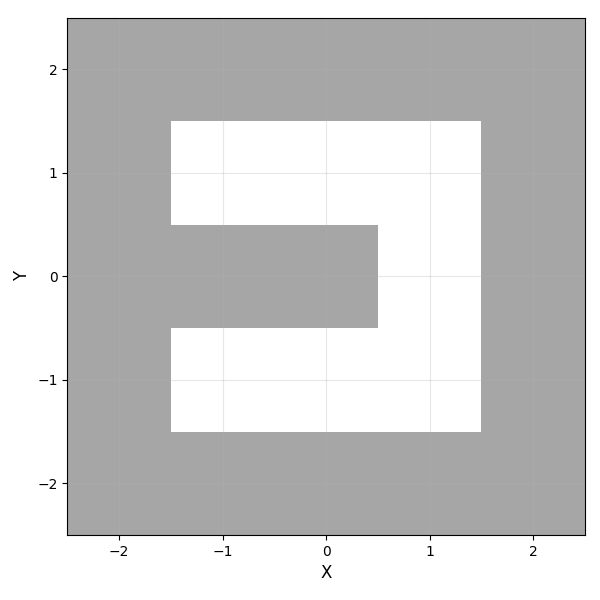

Write the Python code that produced this figure.
"""
Datasets from the U-Maze environment in Minari.
"""

import gymnasium as gym
import matplotlib.pyplot as plt
import minari
import mujoco
import numpy as np
import torch
from matplotlib.patches import Rectangle
from torch.utils.data import Dataset


class UMazeFlatDataset(Dataset):
    """
    Dataset for U-Maze (v2) with the flattened (position-only) state.
    Used to test Diffuser under the differential flatness assumption.
    """

    def __init__(self, horizon=32):
        self.horizon = horizon
        self.dataset = minari.load_dataset("D4RL/pointmaze/umaze-v2", download=True)

        self.trajectories = []
        for episode in self.dataset:
            obs = episode.observations
            if isinstance(obs, dict):
                obs = obs["observation"]
            self.trajectories.append(obs[:, :2])

        self.state_dim = 2
        all_data = np.concatenate(self.trajectories, axis=0)
        self.mean = all_data.mean(axis=0)
        self.std = all_data.std(axis=0) + 1e-8

        self.indices = []
        for traj_idx, trajectory in enumerate(self.trajectories):
            for t in range(len(trajectory) - horizon + 1):
                self.indices.append((traj_idx, t))

    def normalize(self, x: np.ndarray) -> np.ndarray:
        """Normalization for diffusion training."""
        return (x - self.mean) / self.std

    def denormalize(self, x: np.ndarray | torch.Tensor) -> np.ndarray:
        """Denormalization for diffusion sampling."""
        return x * self.std + self.mean

    def __len__(self):
        return len(self.indices)

    def __getitem__(self, idx) -> torch.Tensor:
        traj_idx, start_t = self.indices[idx]
        trajectory = self.trajectories[traj_idx][start_t : start_t + self.horizon]
        return torch.FloatTensor(self.normalize(trajectory))

    def show_env(self, save_file: str = ""):
        """Visualize the environment without any trajectory."""

        env = self.dataset.recover_environment()

        def unwrap_env(env) -> gym.Env:
            while hasattr(env, "env"):
                env = env.env
            return env

        env = unwrap_env(env)
        model = env.model  # type: ignore

        # Create figure
        _, ax = plt.subplots(figsize=(6, 6))

        # Render MuJoCo walls
        for geom_id in range(model.ngeom):
            # Get geom name
            name = mujoco.mj_id2name(  # pylint: disable=no-member # type: ignore
                model,
                mujoco.mjtObj.mjOBJ_GEOM,  # pylint: disable=no-member # type: ignore
                geom_id,
            )

            if name is None or "block" not in name:
                continue

            cx, cy = model.geom_pos[geom_id][:2]  # center
            hx, hy = model.geom_size[geom_id][:2]  # half-extents

            rect = Rectangle(
                (cx - hx, cy - hy),
                2 * hx,
                2 * hy,
                facecolor="black",
                alpha=0.35,
                zorder=0,
            )
            ax.add_patch(rect)

        # Final figure styling
        ax.set_xlabel("X", fontsize=12)
        ax.set_ylabel("Y", fontsize=12)
        ax.grid(True, alpha=0.3)
        ax.set_aspect("equal")
        ax.set_xlim(-2.5, 2.5)
        ax.set_ylim(-2.5, 2.5)

        plt.tight_layout()

        if save_file:
            plt.savefig(save_file)
        else:
            plt.show()

    def visualize(self, flat_traj: np.ndarray, save_file: str = ""):
        """Visualize the U-Maze environment while plotting a given flat trajectory."""

        env = self.dataset.recover_environment()

        def unwrap_env(env) -> gym.Env:
            while hasattr(env, "env"):
                env = env.env
            return env

        env = unwrap_env(env)
        model = env.model  # type: ignore

        # Create figure
        _, ax = plt.subplots(figsize=(6, 6))

        # Plot the trajectory
        ax.scatter(
            flat_traj[:, 0],
            flat_traj[:, 1],
            s=30,
            c="#0088ff",
            edgecolors="k",
            zorder=4,
        )

        # Mark start and end points
        ax.scatter(
            flat_traj[0, 0],
            flat_traj[0, 1],
            c="lime",
            s=25,
            marker="D",  # type: ignore
            edgecolors="green",
            linewidth=1,
            zorder=4,
            label="Start",
        )
        ax.scatter(
            flat_traj[-1, 0],
            flat_traj[-1, 1],
            c="red",
            s=50,
            marker="8",  # type: ignore
            edgecolors="darkred",
            linewidth=1,
            zorder=4,
            label="End",
        )

        # Render MuJoCo walls
        for geom_id in range(model.ngeom):
            # Get geom name
            name = mujoco.mj_id2name(  # pylint: disable=no-member # type: ignore
                model,
                mujoco.mjtObj.mjOBJ_GEOM,  # pylint: disable=no-member # type: ignore
                geom_id,
            )

            if name is None or "block" not in name:
                continue

            cx, cy = model.geom_pos[geom_id][:2]  # center
            hx, hy = model.geom_size[geom_id][:2]  # half-extents

            rect = Rectangle(
                (cx - hx, cy - hy),
                2 * hx,
                2 * hy,
                facecolor="black",
                alpha=0.35,
                zorder=0,
            )
            ax.add_patch(rect)

        # Final figure styling
        ax.set_xlabel("X", fontsize=12)
        ax.set_ylabel("Y", fontsize=12)
        # ax.set_title("PointMaze Trajectory", fontsize=14)
        ax.legend(loc="upper right", fontsize=10)
        ax.grid(True, alpha=0.3)
        ax.set_aspect("equal")
        ax.set_xlim(-2.5, 2.5)
        ax.set_ylim(-2.5, 2.5)

        plt.tight_layout()

        if save_file:
            plt.savefig(save_file)
        else:
            plt.show()
